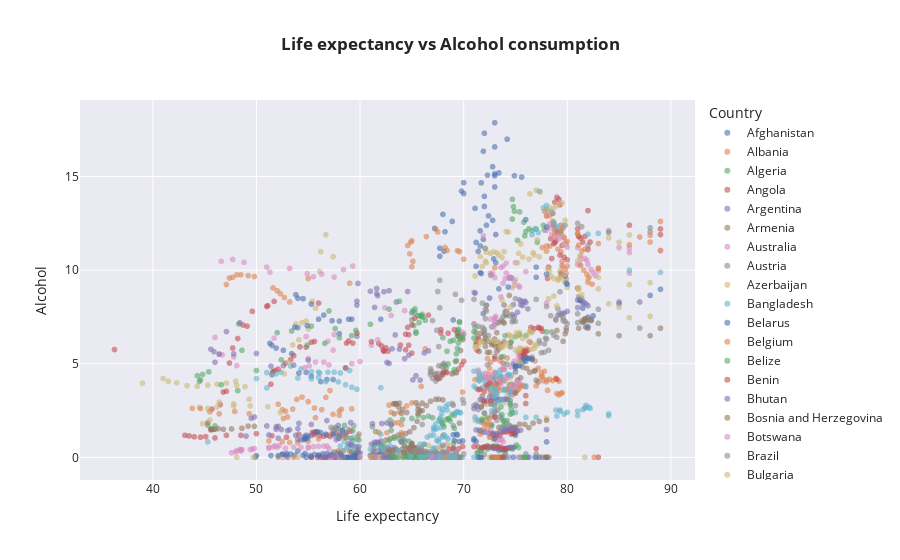

The cell this chart's notebook holds for it:
### Code cell
px.scatter(df,y='Alcohol',x='Life expectancy ',template='seaborn',color='Country',opacity=0.6,title='<b>Life expectancy vs Alcohol consumption')
